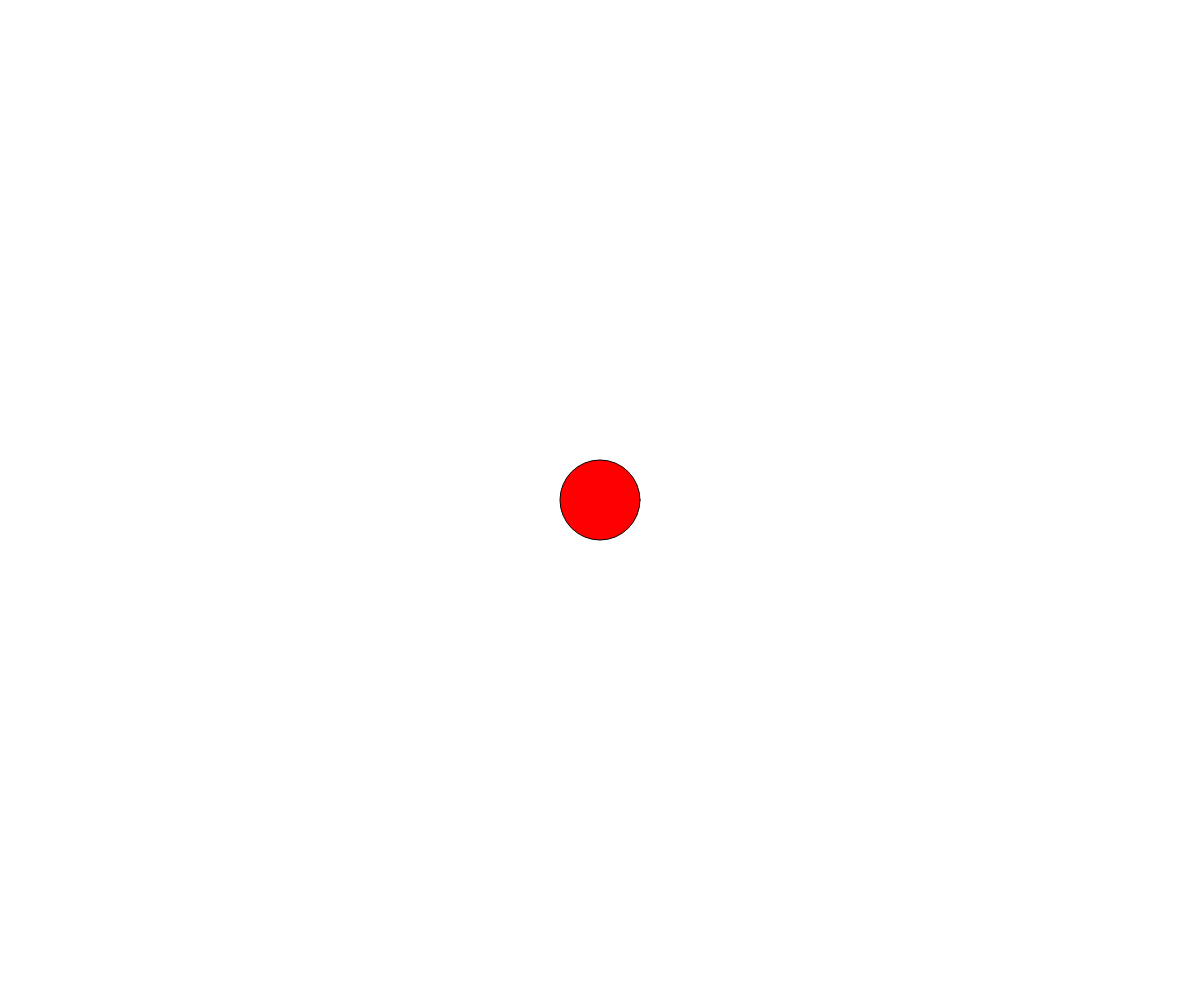
Frame 1 (no input)
Frame 60 (no input): identical to frame 1, image omitted
Frame 120 (the mouse pressed at the canvas centre since frame 60): identical to frame 1, image omitted

The p5.js sketch that drew this single still picture (run headless with seeded random() and noise() and a simulated clock; from frame 60 on, the mouse is pressed at the canvas centre):

// p5.js sketch
// ── sketch.js
let x, y;
function setup() {
    let canvas = createCanvas(windowWidth, windowHeight);
    // canvas.position(50, 100);
    // let button = createButton("push");
    // button.mousePressed(clicked);
    x = width/2;
    y = height/2;
    fill("red");
    setMoveThreshold(0.05);
}

function draw() {
    background(255);
    ellipse(x, y, 80, 80);
}

function deviceMoved(){
    x += rotationX;
    y += rotationY;
    
    if(x < 0){x = 0;}
    if(x > windowWidth){x = windowWidth;}
    if(y < 0){y = 0;}
    if(y > windowHeight){y = windowHeight;}
}

function clicked(){
    text("Pushed!", 10, 50);
}
// ── memo.js
function setup() {
    createCanvas(windowWidth, windowHeight);
    stroke(0);
    strokeWeight(20);
    background(200);
}


function draw() {

}

// function touchStarted(){
//     text("hello", mouseX, mouseY);
//     return false;
// }

function touchMoved(){
    line(pmouseX, pmouseY, mouseX, mouseY);
    return false;
}
